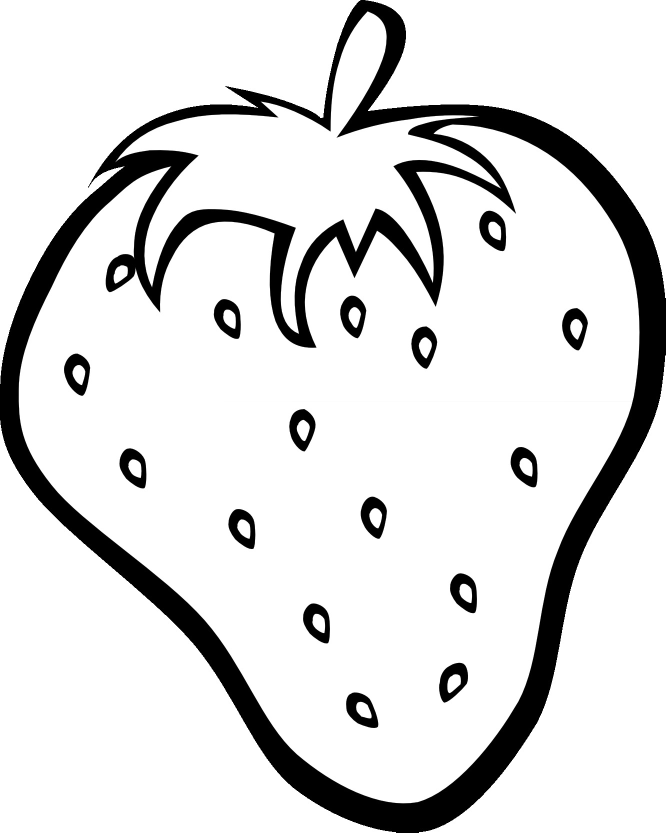
#> input picture strawberry.jpg, 1331 x 1665 px (shown at 1/2 size)
$ python halftone.py
#> lines starting #> are read from the running program, lines starting #| are printed output that depends on the picture
from __future__ import division
from PIL import Image
from PIL import ImageDraw
from time import sleep
# from PIL import Display

def myround(x, base):
    return int(base * round(float(x)/base))

def avg(x):
    total = sum(x)
    value = total//3
    return value

def wand_halftone_image(filename, x_res, y_res, shrink_scale):

#> called with filename = 'strawberry.jpg', x_res = 14, y_res = 14, shrink_scale = 5
    orig_im = Image.open(filename)
#> orig_im is the input picture: PIL image 1331x1665 L; min 0, max 255, mean 220.8
    width, height = (orig_im.size) #Get the width and hight of the image for iterating over
#> width = 1331; height = 1665
    new_size = ((int(myround(width, x_res)/shrink_scale)+1), (int(myround(height, y_res)/shrink_scale)+1))#the +1 is so that there is no gap on the right
#> new_size = (267, 334)
    orig_im = orig_im.resize(new_size)
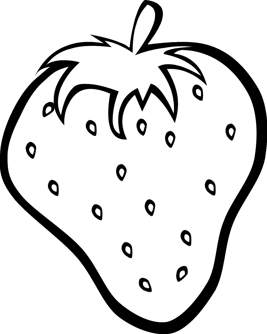
#> orig_im: PIL image 267x334 L; min 0, max 255, mean 220.8

    width, height = new_size
#> width = 267; height = 334
    orig_im = orig_im.convert('L')
    orig_matrix = orig_im.load()

    # [4 lines of commented-out code are left out]

    new_im = Image.new("RGB", new_size, "white")
#> new_im: PIL image 267x334 RGB; every value is 255
    draw_im = ImageDraw.Draw(new_im)
    leftx = 0
    rightx = x_res

    centerpoint_set = []

    while rightx < width:
        topy = 0
        bottomy = y_res
        while bottomy < height:
            total = 0
            for x in range(leftx,rightx):
                for y in range(topy,bottomy):
                    # total += avg(orig_matrix[x,y])#unecessary, grayscale
                    total += orig_matrix[x,y]

            avg_color  = int(total / (x_res*y_res))
            displacement = avg_color/255
            displacement = 1-displacement
            displacement = displacement * (x_res/2)
            if avg_color != 255:
                # draw_im.ellipse((leftx+displacement,topy+displacement,rightx-displacement,bottomy-displacement), fill=(avg_color,avg_color,avg_color,0))
                # draw_im.ellipse((leftx+displacement,topy+displacement,rightx-displacement,bottomy-displacement), fill=(0,0,0,0))
                centerpoint_set.append([(leftx+rightx)/2,(topy+bottomy)/2])
            topy += y_res
            bottomy += y_res
        leftx += x_res
        rightx += x_res
#> after the loop, centerpoint_set = 220 pairs, first value 7 to 259, second value 7 to 315; leftx = 266; rightx = 280

    new_im.show()
    # print (centerpoint_set)


if __name__ == '__main__':
    for i in range(14,15):
        # wand_halftone_image('flower.jpg', i, i, 1)
        wand_halftone_image('strawberry.jpg', i, i, 5)
        sleep(1)

$ run again, with flower.jpg copied over strawberry.jpg
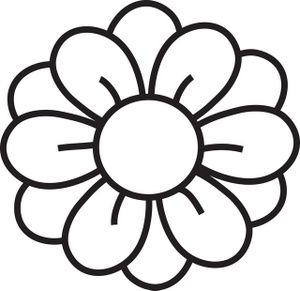
#> input picture flower.jpg, 300 x 291 px
#> in wand_halftone_image, orig_im is the input picture: PIL image 300x291 RGB; mean R, G, B 214.7, 214, 214.3
#> in wand_halftone_image, `orig_im = orig_im.resize(new_size)`:
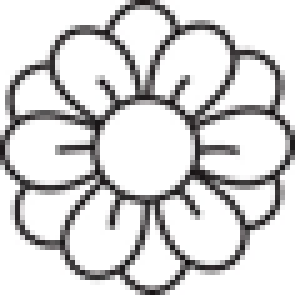
#> orig_im: PIL image 59x59 RGB (shown 5 times larger); mean R, G, B 213.5, 212.9, 213.1
#> new_im: PIL image 59x59 RGB; every value is 255
#> after the loop in wand_halftone_image, `while rightx < width:`: centerpoint_set = [[7, 7], [7, 21], [7, 35], [7, 49], [21, 7], [21, 21], [21, 35], [21, 49], [35, 7], [35, 21], [35, 35], [35, 49], [49, 7], [49, 21], [49, 35], [49, 49]]; leftx = 56; rightx = 70
